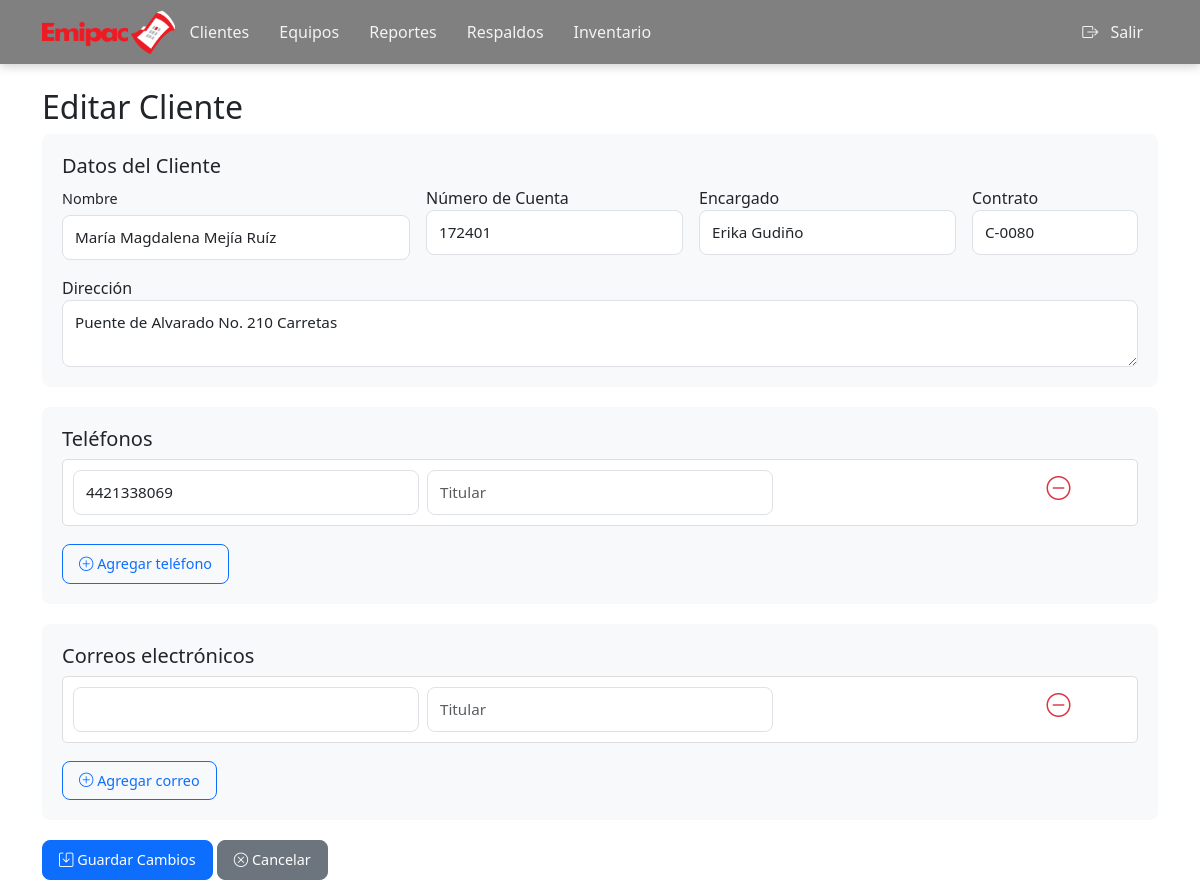
Page /public/clientes/editar_clientes.php?id_cliente=6 (signed in) on the committed database.
### tables this page shows
CREATE TABLE `clientes` (
  `id_cliente` int(11) NOT NULL AUTO_INCREMENT,
  `nombre` varchar(255) DEFAULT NULL,
  `no_cuenta` varchar(100) NOT NULL,
  `direccion` varchar(255) DEFAULT NULL,
  `encargado` varchar(255) DEFAULT NULL,
  `contrato` varchar(20) DEFAULT NULL,
  PRIMARY KEY (`id_cliente`)
);

CREATE TABLE `telefonos` (
  `id` int(11) NOT NULL AUTO_INCREMENT,
  `telefono` varchar(25) DEFAULT NULL,
  `id_cliente` int(11) DEFAULT NULL,
  `contacto` varchar(255) DEFAULT NULL,
  PRIMARY KEY (`id`),
  KEY `id_cliente` (`id_cliente`),
  CONSTRAINT `telefonos_ibfk_1` FOREIGN KEY (`id_cliente`) REFERENCES `clientes` (`id_cliente`) ON DELETE CASCADE
);

### public/lib/gestion_clientes.php (called while the page is built, shortened)
<?php
require_once __DIR__ . '/../../config/db.php';
function obtener_cliente_completo($id_cliente){
    global $conn;
    $sql = "SELECT c.* FROM clientes c WHERE c.id_cliente = ?";
    $stmt = mysqli_prepare($conn,$sql);
    mysqli_stmt_bind_param($stmt, 'i', $id_cliente);
    mysqli_stmt_execute($stmt);
    $result = mysqli_stmt_get_result($stmt);
    $cliente = mysqli_fetch_assoc($result);
    $sql_telefonos = "SELECT id, telefono, contacto FROM telefonos WHERE id_cliente = ?";
    $stmt_telefonos = mysqli_prepare($conn,$sql_telefonos);
    mysqli_stmt_bind_param($stmt_telefonos, 'i', $id_cliente);
    mysqli_stmt_execute($stmt_telefonos);
    $result_telefono = mysqli_stmt_get_result($stmt_telefonos);
    $telefonos =[];
    while($row = mysqli_fetch_assoc($result_telefono)){
        $telefonos[] = $row;
    }
    $sql_correos = "SELECT id, correo, contacto FROM correos WHERE id_cliente = ?";
    $stmt_correos = mysqli_prepare($conn,$sql_correos);
    mysqli_stmt_bind_param($stmt_correos, 'i', $id_cliente);
    mysqli_stmt_execute($stmt_correos);
    $result_correos = mysqli_stmt_get_result($stmt_correos);
    $correos = [];
    $cliente['telefonos'] = $telefonos;
    $cliente['correos'] = $correos;
    return $cliente;
}
?>

### public/clientes/editar_clientes.php (the view, shortened to what this page needs)
<?php
require_once __DIR__ . '/../../config/db.php';
require_once __DIR__ . '/../lib/gestion_clientes.php';
$id_cliente = intval($_GET['id_cliente']);
$cliente=  obtener_cliente_completo($id_cliente);
?>
<!DOCTYPE html>
<html lang="en">
<head>
    <link rel="stylesheet" href="../assets/css/bootstrap-icons.css">
    <link rel="stylesheet" href="../assets/css/bootstrap.css">
    <link rel="stylesheet" href="../assets/css/responsives.css">
</head>
<body>
    <?php require_once __DIR__ .'/../gestion/menus.php';?>
    <div class="container mt-4">
        <h2>Editar Cliente</h2>
        <form action="../lib/gestion_clientes.php" method="post" id="formCliente">
            <div class="form-section">
                <h5>Datos del Cliente</h5>
                <div class="row g-3">
                    <div class="col-md-4">
                        <label class="form-label">Nombre</label>
                        <input type="text" name="nombre" class="form-control" required value="<?= htmlspecialchars($cliente['nombre']) ?>">
                    </div>
                    <div class="col-md-3">
                        <label>Número de Cuenta</label>
                        <input type="text" name="no_cuenta" class="form-control" value="<?= htmlspecialchars($cliente['no_cuenta']) ?>" required>
                    </div>
                    <div class="col-md-3">
                        <label>Encargado</label>
                        <input type="text" name="encargado" class="form-control" value="<?= htmlspecialchars($cliente['encargado']) ?>">
                    </div>
                    <div class="col-md-2">
                        <label>Contrato</label>
                        <input type="text" name="contrato" class="form-control" value="<?= htmlspecialchars($cliente['contrato']) ?>">
                    </div>
                    <div class="col-md-12">
                        <label>Dirección</label>
                        <textarea name="direccion" class="form-control" required><?= htmlspecialchars($cliente['direccion']) ?></textarea>
                    </div>
                </div>
            </div>
            <div class="form-section">
                <h5>Teléfonos</h5>
                <div id="telefonosContainer">
                    <?php if(count($cliente['telefonos']) > 0): ?>
                        <?php foreach($cliente['telefonos'] as $index => $telefono): ?>
                            <div class="telefono-item">
                                <div class="row g-2">
                                    <div class="col-md-4">
                                        <input type="text" name="telefonos[<?= $index ?>][numero]" class="form-control" value="<?= htmlspecialchars($telefono['telefono']) ?>">
                                    </div>
                                    <div class="col-md-4">
                                        <input type="text" name="telefonos[<?= $index ?>][contacto]" class="form-control" value="<?= htmlspecialchars($telefono['contacto']) ?? ''?>" placeholder="Titular">
                                    </div>
                                    <div class="col-md-3">
                                    </div>
                                    <div class="col-md 1">
                                        <i class="bi bi-dash-circle btn-remover" onclick="removerItem(this, 'telefonosContainer')" style="font-size: 24px;"></i>
                                    </div>
                                </div>
                            </div>
                        <?php endforeach; ?>
                    <?php endif ?>
                </div>
                <button type="button" class="btn btn-sm btn-outline-primary mt-2" onclick="agregarTelefono()">
                    <i class="bi bi-plus-circle"></i> Agregar teléfono
                </button>
            </div>
            <div class="form-section">
                <h5>Correos electrónicos</h5>
                <div id="correosContainer">
                    <?php if(count($cliente['correos']) > 0): ?>
                        <?php foreach($cliente['correos'] as $index => $correo): ?>
                            <div class="correo-item">
                                <div class="row g-2">
                                    <div class="col-md-4">
                                        <input type="email" name="correos[<?= $index ?>][direccion]" class="form-control" value="<?= htmlspecialchars($correo['correo']) ?>">
                                    </div>
                                    <div class="col-md-4">
                                        <input type="text" name="correos[<?= $index ?>][contacto]" class="form-control" value="<?= htmlspecialchars( $correo['contacto'] ?? '') ?>" placeholder="Titular">
                                    </div>
                                    <div class="col-md-3">
                                    </div>
                                    <div class="col-md-1">
                                        <i class="bi bi-dash-circle btn-remover" onclick="removerItem(this,'correosContainer')" style="font-size: 24px;"></i>
                                    </div>
                                </div>
                            </div>
                        <?php endforeach; ?>
                    <?php else: ?>
                        <div class="correo-item">
                            <div class="row g-2">
                                <div class="col-md-4">
                                    <input type="email" name="correos[0][direccion]" id="" class="form-control">
                                </div>
                                <div class="col md-4">
                                    <input type="text" name="correos[0][contacto]" id="" class="form-control" placeholder="Titular">
                                </div>
                                <div class="col-md-3">
                                </div>
                                <div class="col-md-1">
                                    <i class="bi bi-dash-circle btn-remover" onclick="removerItem(this, 'correosContainer')" style="font-size: 24px;"></i>
                                </div>
                            </div>
                        </div>
                    <?php endif; ?>
                </div>
                <button type="button" class="btn btn-sm btn-outline-primary mt-2" onclick="agregarCorreo()">
                        <i class="bi bi-plus-circle"></i> Agregar correo
                </button>
            </div>
            <div class="mt-3 mb-3">
                <button type="submit" class="btn btn-primary">
                    <i class="bi bi-save"></i> Guardar Cambios
                </button>
                <a href="ver_cliente.php?id=<?= $cliente['id_cliente'] ?>" class="btn btn-secondary">
                    <i class="bi bi-x-circle"></i> Cancelar
                </a>
            </div>
        </form>
    </div>
</body>
</html>

### public/assets/css/responsives.css (style rules this page uses)
:root { --primary-color: #4361ee; --success-color: #06ffa5; --danger-color: #ef233c; --warning-color: #ffb703; --dark-color: #2b2d42; --light-color: #f8f9fa; }
* { box-sizing: border-box; }
.form-section { background: #f8f9fa; padding: 15px; border-radius: 8px; margin-bottom: 15px; }
.form-control, .form-select { border-radius: 8px; padding: 10px 12px; font-size: 0.95rem; }
.form-label { font-weight: 500; font-size: 0.9rem; margin-bottom: 5px; }
.btn { border-radius: 8px; padding: 8px 16px; font-weight: 500; font-size: 0.9rem; transition: all 0.3s; }
.telefono-item, .correo-item { background: white; padding: 10px; border-radius: 5px; border: 1px solid #ddd; margin-bottom: 10px; }
html { scroll-behavior: smooth; }
.btn, .cliente-card, .nav-link { -webkit-tap-highlight-color: transparent; }

### public/clientes/editar_clientes.php (style rules this page uses)
.form-section { background: #f8f9fa; padding: 20px; border-radius: 8px; margin-bottom: 20px; }
.telefono-item, .correo-item { background: white; padding: 10px; border-radius: 5px; border: 1px solid #ddd; margin-bottom: 10px; }
.btn-remover { color: #dc3545; cursor: pointer; }

### rows in the picture
clientes: nombre "María Magdalena Mejía Ruíz", no_cuenta "172401", encargado "Erika Gudiño", contrato "C-0080", direccion "Puente de Alvarado No. 210 Carretas"
telefonos: telefono "4421338069"
